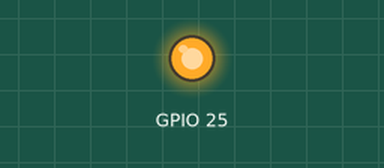
A program run on a simulated Raspberry Pi (BCM pin numbers). On the bench: output pins drawn as LEDs (lit = HIGH). No radio messages arrive unless stated (any console line starting 'radio sent:' is added by the test bench); pins used as bus, display or sensor lines are not drawn; what the program prints to the terminal is not drawn. At 5.1 s the program stops and its outputs stay as they are.

Above: at 0.1 s.
Timing chart, 0 to 1.6 s (numbered marks = the images above):
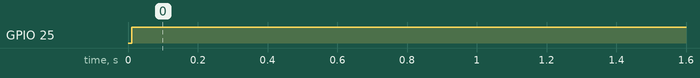

Measured:
- by itself, GPIO 25: LOW → HIGH at 0.01 s

The program:

lora_check.py
```python
#!/usr/bin/env python3
"""Diagnóstico del módulo SX1276 cableado a la Raspberry (INSTALACION_RASPBERRY.md §3).

No necesita el edge_agent instalado y nunca transmite: solo lee y escribe
registros y escucha. Pasos:
  1. Abre /dev/spidevB.D (SPI habilitado).
  2. Resetea el módulo por GPIO (opcional).
  3. Lee RegVersion: 0x12 = SX1276/77/78/79 respondiendo.
  4. Escribe y relee registros: verifica MOSI y SCK, no solo MISO.
  5. Entra en RX a la frecuencia indicada y mide el ruido de fondo (RSSI).

Uso en la Pi (con edge-agent detenido si usa EDGE_SOURCE=lora):
    python3 lora_check.py                   # SPI0 CE0, reset GPIO25, 915 MHz
    python3 lora_check.py --no-reset        # si RESET no está conectado
Dependencias: python3-spidev y, para el reset, python3-gpiozero (apt).
"""

from __future__ import annotations

import argparse
import sys
import time

REG_OP_MODE = 0x01
REG_FRF_MSB = 0x06
REG_FRF_MID = 0x07
REG_FRF_LSB = 0x08
REG_RSSI_VALUE = 0x1B
REG_SYNC_WORD = 0x39
REG_VERSION = 0x42

MODE_LONG_RANGE = 0x80
MODE_SLEEP = 0x00
MODE_STDBY = 0x01
MODE_RX_CONTINUOUS = 0x05

CHIP_VERSION = 0x12
FXOSC_HZ = 32_000_000
RSSI_OFFSET_HF = -157  # banda alta (> 779 MHz), datasheet §5.5.5

OK = "\033[32mOK\033[0m"
FAIL = "\033[31mFALLA\033[0m"


def fail(msg: str) -> None:
    print(f"[{FAIL}] {msg}")
    sys.exit(1)


def main() -> None:
    ap = argparse.ArgumentParser(
        description=__doc__, formatter_class=argparse.RawDescriptionHelpFormatter
    )
    ap.add_argument("--bus", type=int, default=0)
    ap.add_argument("--device", type=int, default=0, help="0 = CE0 (GPIO8)")
    ap.add_argument("--reset-gpio", type=int, default=25, help="GPIO BCM de RESET")
    ap.add_argument("--no-reset", action="store_true", help="no tocar el pin RESET")
    ap.add_argument("--freq-hz", type=int, default=915_000_000)
    ap.add_argument("--seconds", type=float, default=5.0, help="duración de la medición de ruido")
    args = ap.parse_args()

    # 1. SPI
    try:
        import spidev
    except ImportError:
        fail("falta spidev: sudo apt install python3-spidev")
    path = f"/dev/spidev{args.bus}.{args.device}"
    spi = spidev.SpiDev()
    try:
        spi.open(args.bus, args.device)
    except FileNotFoundError:
        fail(f"no existe {path}: habilitar SPI (sudo raspi-config nonint do_spi 0) y reiniciar")
    except PermissionError:
        fail(f"sin permiso sobre {path}: agregar el usuario al grupo spi o usar sudo")
    spi.max_speed_hz = 1_000_000  # lento a propósito: tolera cables dupont largos
    spi.mode = 0
    print(f"[{OK}] {path} abierto")

    def read(reg: int) -> int:
        return spi.xfer2([reg & 0x7F, 0x00])[1]

    def write(reg: int, value: int) -> None:
        spi.xfer2([reg | 0x80, value & 0xFF])

    # 2. Reset
    if not args.no_reset:
        try:
            from gpiozero import DigitalOutputDevice
        except ImportError:
            fail("falta gpiozero: sudo apt install python3-gpiozero (o usar --no-reset)")
        rst = DigitalOutputDevice(args.reset_gpio, initial_value=True)
        rst.off()
        time.sleep(0.01)
        rst.on()
        time.sleep(0.01)
        print(f"[{OK}] reset por GPIO{args.reset_gpio}")

    # 3. Versión
    versions = {read(REG_VERSION) for _ in range(5)}
    if versions != {CHIP_VERSION}:
        seen = ", ".join(f"0x{v:02x}" for v in sorted(versions))
        if versions == {0x00}:
            hint = "MISO a GND, módulo sin alimentación o NSS mal cableado"
        elif versions == {0xFF}:
            hint = "MISO al aire o módulo sin alimentación (3.3 V y GND)"
        elif len(versions) > 1:
            hint = "lecturas inestables: cables flojos o demasiado largos"
        else:
            hint = "otro chip en el bus o SCK/MOSI cruzados"
        fail(f"RegVersion = {seen} (esperado 0x12): {hint}")
    print(f"[{OK}] RegVersion = 0x12 (SX1276/77/78/79 responde por SPI)")

    # 4. Escritura y relectura (MOSI/SCK)
    write(REG_OP_MODE, MODE_SLEEP)  # LongRangeMode solo cambia en SLEEP
    write(REG_OP_MODE, MODE_LONG_RANGE | MODE_SLEEP)
    frf = round(args.freq_hz * (1 << 19) / FXOSC_HZ)
    writes = {
        REG_FRF_MSB: (frf >> 16) & 0xFF,
        REG_FRF_MID: (frf >> 8) & 0xFF,
        REG_FRF_LSB: frf & 0xFF,
        REG_SYNC_WORD: 0x12,
    }
    for reg, value in writes.items():
        write(reg, value)
    writes[REG_OP_MODE] = MODE_LONG_RANGE | MODE_SLEEP
    readback = {reg: read(reg) for reg in writes}
    bad = {reg: (value, readback[reg]) for reg, value in writes.items() if readback[reg] != value}
    if bad:
        detail = ", ".join(
            f"reg 0x{r:02x}: escrito 0x{w:02x} leído 0x{got:02x}" for r, (w, got) in bad.items()
        )
        fail(f"la escritura no se conserva ({detail}): revisar MOSI y SCK")
    print(f"[{OK}] escritura/relectura de registros (modo LoRa, {args.freq_hz / 1e6:.3f} MHz)")

    # 5. Ruido de fondo en RX
    write(REG_OP_MODE, MODE_LONG_RANGE | MODE_STDBY)
    write(REG_OP_MODE, MODE_LONG_RANGE | MODE_RX_CONTINUOUS)
    time.sleep(0.05)
    samples = []
    end = time.monotonic() + args.seconds
    while time.monotonic() < end:
        samples.append(RSSI_OFFSET_HF + read(REG_RSSI_VALUE))
        time.sleep(0.05)
    write(REG_OP_MODE, MODE_LONG_RANGE | MODE_SLEEP)
    spi.close()

    avg = sum(samples) / len(samples)
    print(
        f"[{OK}] RSSI de fondo en {args.seconds:.0f} s: "
        f"mín {min(samples)} / prom {avg:.1f} / máx {max(samples)} dBm"
    )
    print(
        "       Referencia: con antena y sin transmisores cerca suele quedar entre\n"
        "       -125 y -95 dBm. Si nunca cambia o queda pegado en -157, el receptor\n"
        "       no está midiendo; picos aislados son otros equipos de la banda."
    )
    print("Radio lista. El módulo quedó en SLEEP.")


if __name__ == "__main__":
    main()
```
